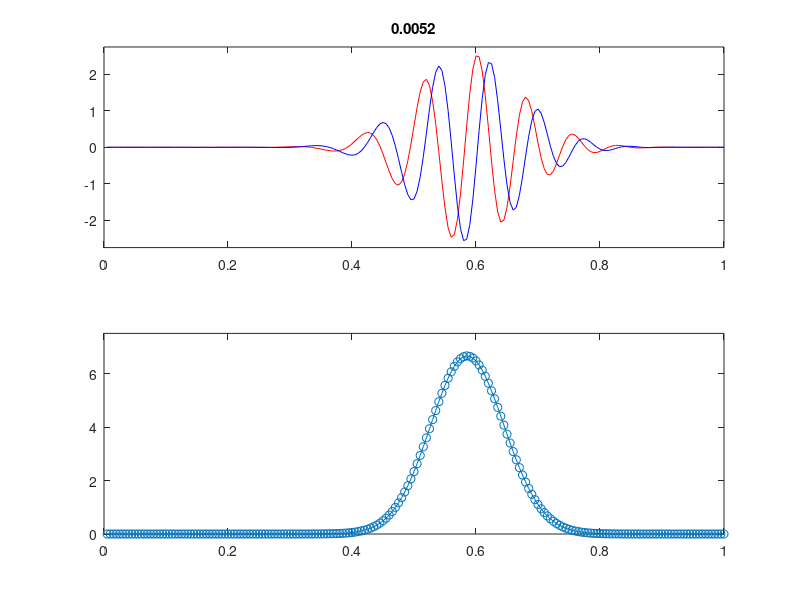

This chart was generated by the following MATLAB code:
clear

% Define mesh in space and time
h=0.005;
tau=2e-4;
x=h:h:1;
m=length(x);
steps=round((0.005+tau)/tau);

% Second derivative matrix
D=-2*eye(m);
D=D+diag(ones(m-1,1),+1);
D=D+diag(ones(m-1,1),-1);

% Periodic Boundary Conditions
D(1,m)=1;
D(m,1)=1;

% Define the matrix A - note that by default i=sqrt(-1) 
A=0.5*i*tau/h^2 * D;

% Crank-Nicolson method:
 mat=inv(eye(m)-A/2) * (eye(m)+A/2);

% Implicit FTCS:
% mat=inv(eye(m)-A);

% Explicit FTCS:
% mat = eye(m) + A;

% Initial conditions of the wavefunction
k=75;        % average wavenumber (average wavelength=2*pi/k)
sigma=0.075;    % width-parameter for the Gaussian

psi=exp(i*k*x');                           % oscillatory component
psi=psi.* exp(-0.5*((x-0.25)/sigma)'.^2);  % Gaussian envelope
psi=psi/sqrt(sigma*sqrt(pi));              % normalisation

% Remember maximum magnitude for sensible plotting
maxpsi=max(abs(psi));

figure(2)
plot(x, conj(psi).*psi, 'ro-')
for n=1:steps
    % Plot real & imaginary components of the wave-packet
    subplot(2,1,1)
    plot(x,real(psi),'r',x,imag(psi),'b')
    axis([0 1 -maxpsi maxpsi])
    title(n*tau)

    % Plot probability distribution of the wave-packet
    subplot(2,1,2)
    prob=conj(psi).*psi;
    Ptot(n) = h*sum(prob);
    plot(x,prob,'o-')
    axis([0 1 0 maxpsi^2])
    drawnow
    
    % Advance to next step
    psi=mat*psi;
end

%figure(2)
%plot(0:tau:tau*(n-1), Ptot, 'bo-')



